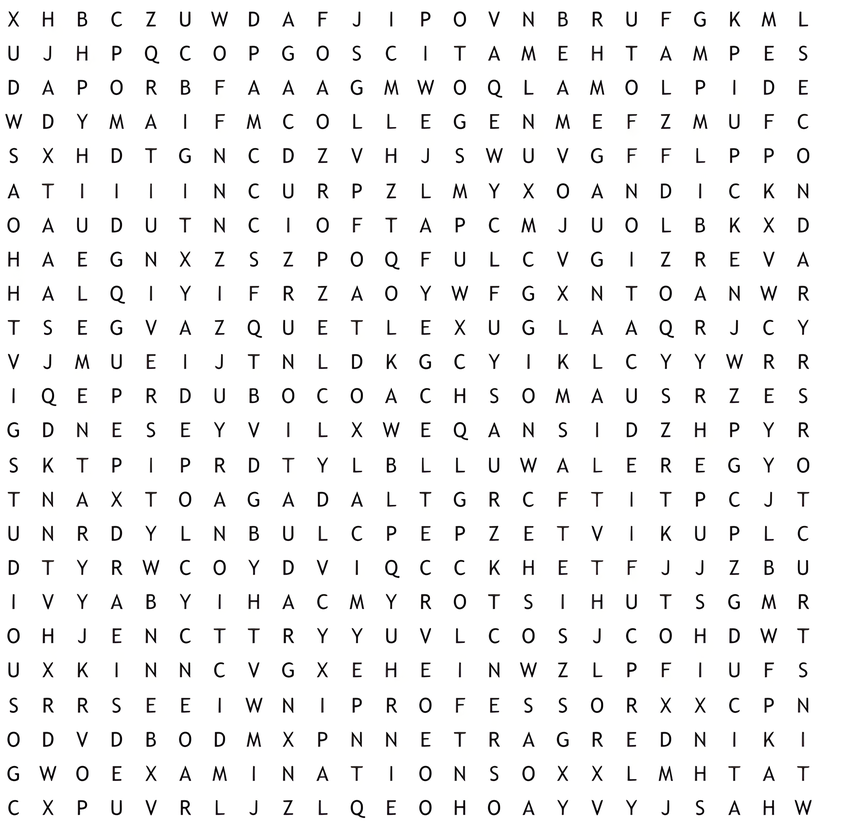
#> input picture images/education test.png, 846 x 834 px, shrunk from 2676 x 2640 before the run
$ python -i ocr.py   (imports and definitions only)
#> lines starting #> are read from the running program, lines starting #| are printed output that depends on the picture; after the words box and inside, x2 and y2 are one past the last pixel; in counts of white or black regions, pixels touching at a corner belong together
#> further down, picture is the input picture: shape (834, 846, 3); mean B, G, R 243.3, 243.2, 243.3

import cv2
import numpy as np
import pytesseract

# source of the get letters code: https://stackoverflow.com/questions/61327857/how-to-extract-individual-letters-from-image-with-pytesseract

def get_letters(img):
    # https://tesseract-ocr.github.io/tessdoc/ImproveQuality#rescaling

    # disables the dictionary
    #pytesseract.load_system_dawg(False)
    #pytesseract.load_system_words(False)
    #pytesseract.load_freq_dawg(False)
    gray_image = cv2.cvtColor(img, cv2.COLOR_BGR2GRAY)
    thresholded_image = cv2.threshold(gray_image, 127, 255, cv2.THRESH_BINARY_INV + cv2.THRESH_OTSU)[1]
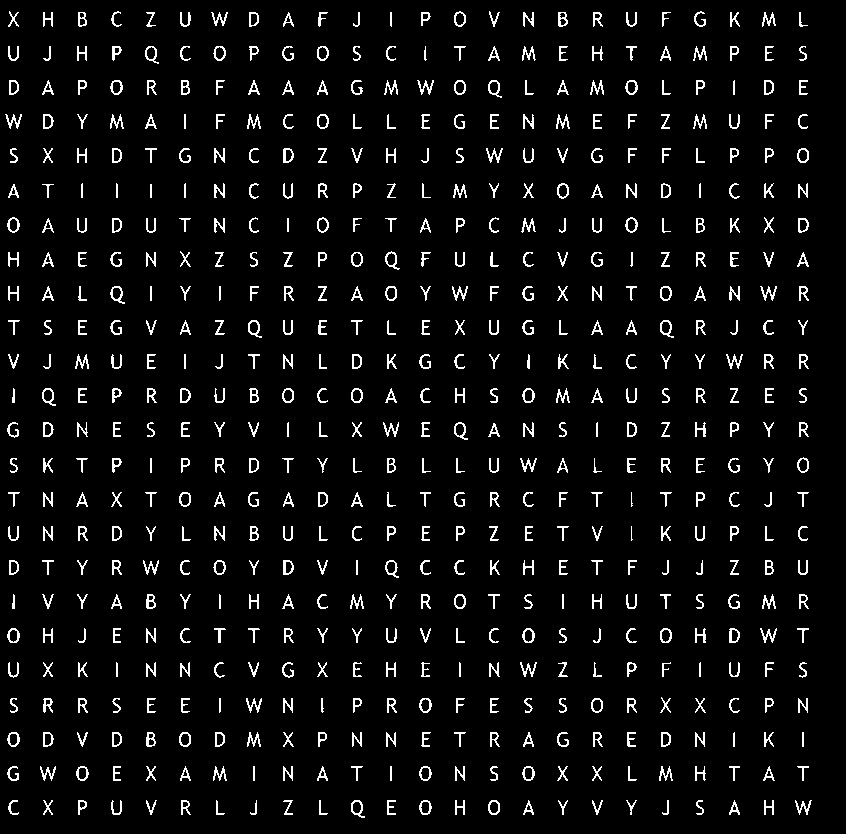
#> thresholded_image: shape (834, 846); 5.1% white in thin lines or dots
    #thresholded_image =

    items = cv2.findContours(thresholded_image, cv2.RETR_EXTERNAL, cv2.CHAIN_APPROX_SIMPLE)
#> items = 576 contours, 58 with area under 20; largest, box (x1, y1, x2, y2) and area: (110, 286, 125, 304) 142, (351, 800, 365, 818) 142, (42, 388, 56, 406) 140, (248, 320, 262, 338) 140, (385, 251, 400, 270) 140
    contours = items[0] if len(items) == 2 else items[1]
#> contours has the same summary as items

    img_contour = img.copy()
    for i in range(len(contours)):
        area = cv2.contourArea(contours[i])
        if 100 < area < 10000:
            cv2.drawContours(img_contour, contours, i, (0, 0, 255), 2)
#> this loop made 576 passes
#> area on passes 1 to 3: 51.5, 37, 54
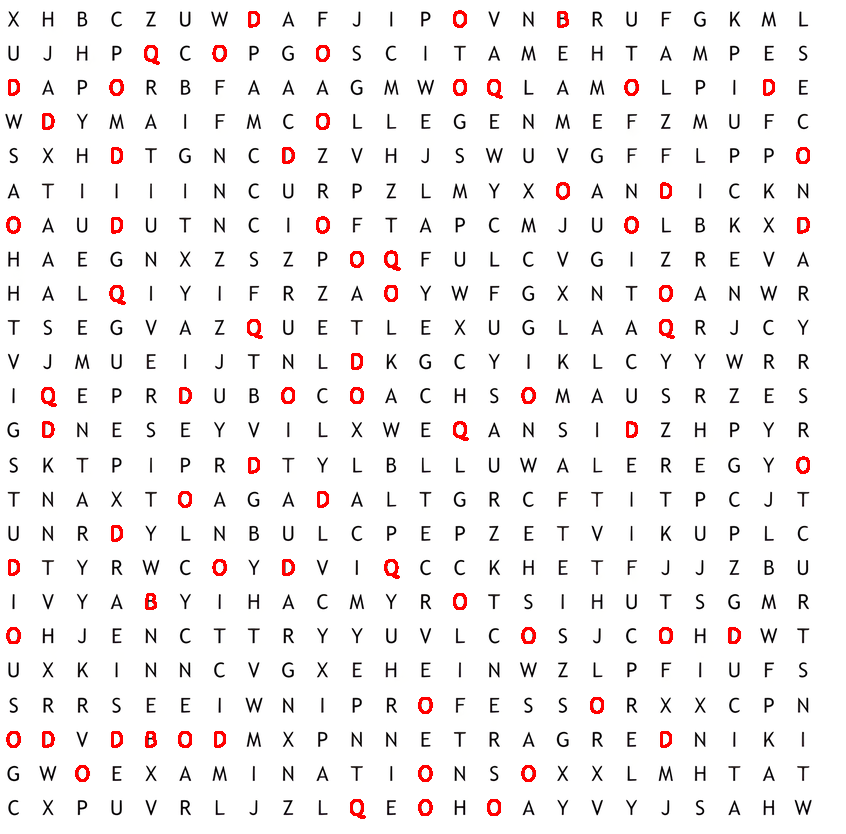
#> img_contour: shape (834, 846, 3); 1.39% of pixels changed, all inside (x1, y1, x2, y2) = (6, 10, 810, 819)

    detected = ""
    for c in contours:
        x, y, w, h = cv2.boundingRect(c)
        ratio = h/w
        area = cv2.contourArea(c)
        base = np.ones(thresholded_image.shape, dtype=np.uint8)
        if ratio > 0.9 and 100 < area < 10000:
            base[y:y+h, x:x+w] = thresholded_image[y:y+h, x:x+w]
            segment = cv2.bitwise_not(base)

            custom_config = r'-l eng --oem 3 --psm 10 -c tessedit_char_whitelist="ABCDEFGHIJKLMNOPQRSTUVWXYZ" '
            c = pytesseract.image_to_string(segment, config=custom_config)
            print(c, end=" ")
            detected = detected + c
            cv2.imshow("segment", segment)
            #cv2.waitKey(0)
        else:
            print("not detected\n")
            detected = detected + "7\n"
#> this loop made 10 passes
#> (x, w, ratio, area) on passes 1, 2, 3, 4, 6, 7, 8, 9, 10: (795, 17, 0.882, 51.5), (764, 10, 1.5, 37), (729, 11, 1.36, 54), (696, 8, 1.88, 25), (626, 11, 1.36, 21.5), (592, 11, 1.36, 29), (558, 10, 1.5, 22), (523, 11, 1.36, 54), (488, 12, 1.25, 134)
#| not detected
#| not detected
#| not detected
#| not detected
#| not detected
#| not detected
#| not detected
#| not detected
#> (further printed lines are left out)
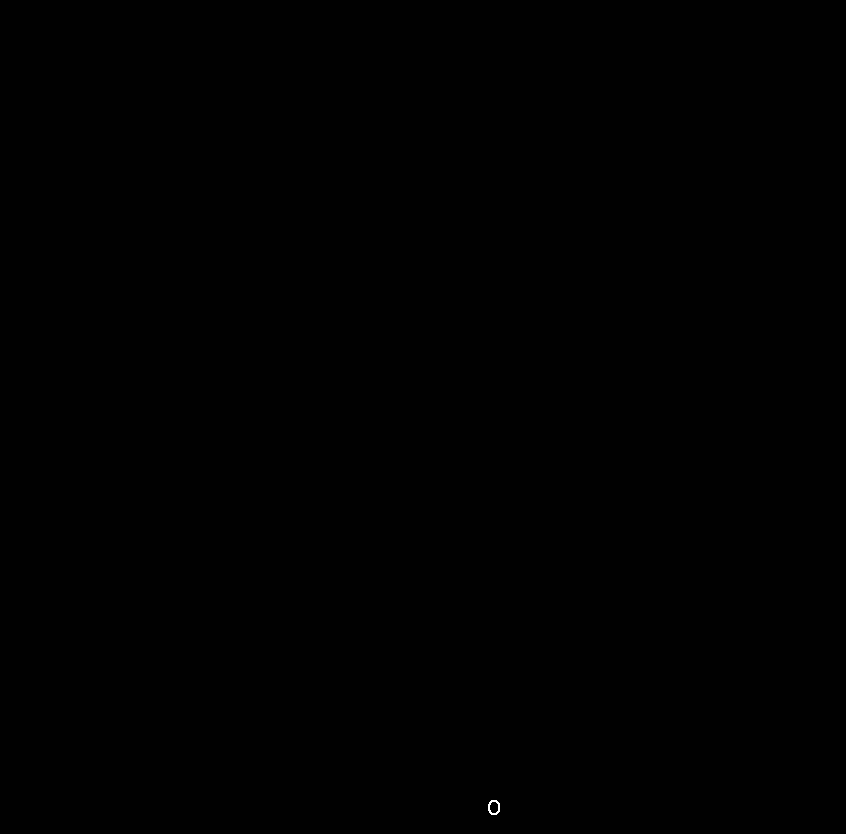
#> base: shape (834, 846); min 0, max 255, mean 1
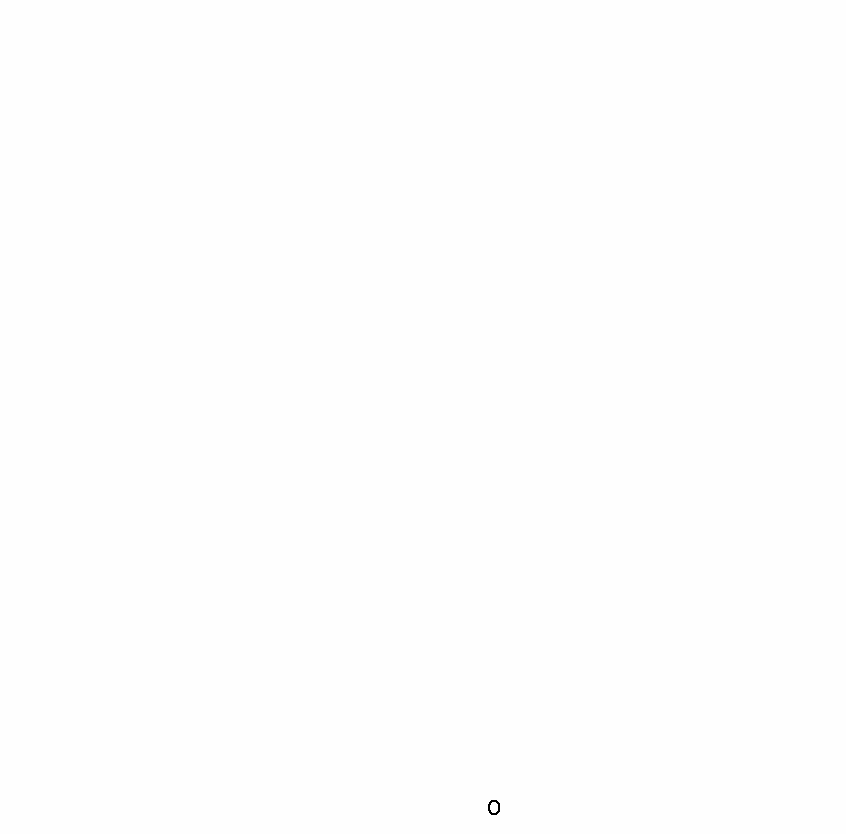
#> segment: shape (834, 846); min 0, max 255, mean 254


    print("detected:\n" + detected)
    print("press any key to continue")

    cv2.imshow("img_contour", img_contour)
    cv2.imwrite("img_contour.png", img_contour)
    cv2.waitKey(0)
    cv2.destroyAllWindows()

    return detected, img_contour

def get_words(img):
    # enables the dictionary
    #pytesseract.load_system_dawg(True)
    #pytesseract.load_system_words(True)
    #pytesseract.load_freq_dawg(True)
    # get the words from the wordsearch list of words
    # Convert the image to gray scale
    gray = cv2.cvtColor(img, cv2.COLOR_BGR2GRAY)

    # Use Tesseract to do OCR on the image
    text = pytesseract.image_to_string(gray)

    # Split the text into words
    words = text.split()

    return words

#print(get_words(cv2.imread("images/words.png")))

>>> import cv2
>>> picture = cv2.imread('images/education test.png')
#> (the run stopped early here; a loop or call above may not have finished)
